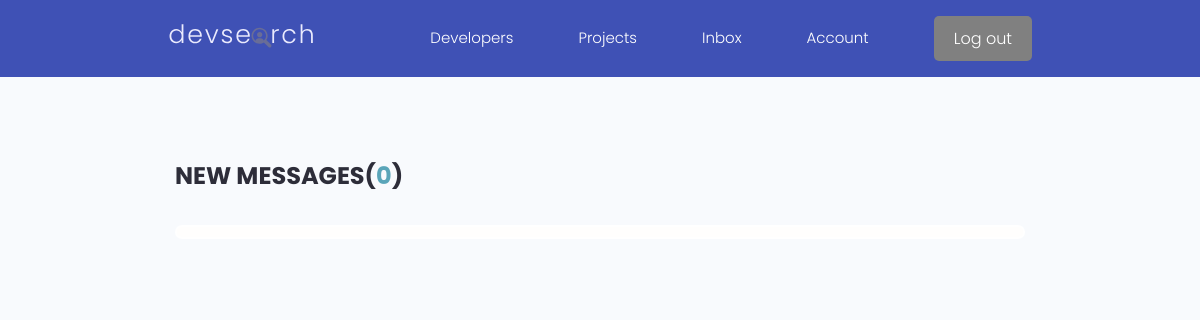
Page /inbox/ (signed in) on the earlier database version.
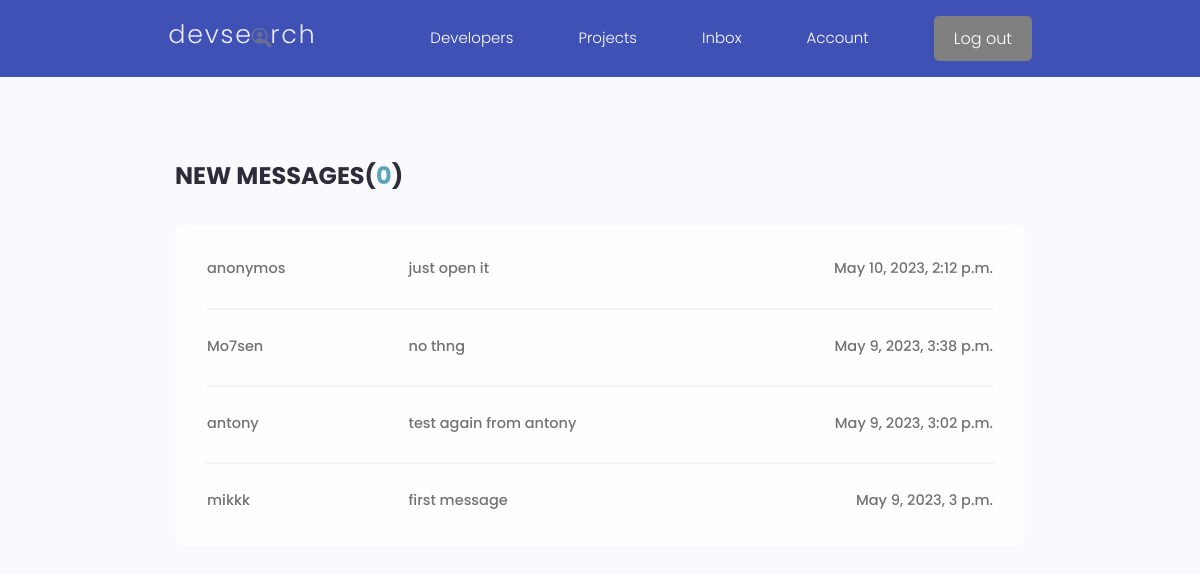
Same page on the later database version.
### users/models.py (models this page shows, shortened)
class Message(models.Model):
    sender = models.ForeignKey(Profile, on_delete=models.SET_NULL, null=True , blank=True)
    recipient = models.ForeignKey(Profile, on_delete=models.SET_NULL, null=True , blank=True,related_name="messages")
    name = models.CharField(max_length=200,null=True,blank=True)
    email = models.EmailField(max_length=200,null=True,blank=True)
    subject = models.CharField(max_length=200,null=True,blank=True)
    body = models.TextField()
    is_read = models.BooleanField(default=False,null=True)
    created = models.DateTimeField(auto_now_add=True)
    id = models.UUIDField(default=uuid.uuid4, unique = True,
                          primary_key=True,editable=False)
    class Meta:
        ordering = ['is_read' , '-created']

### users/views.py (the view)
# urls.py: path('inbox/',views.inbox , name = 'inbox'),
@login_required(login_url='login')
def inbox(request):
   profile = request.user.profile
   messageRequests = profile.messages.all()
   unreadCount = messageRequests.filter(is_read=False).count()
   context = {'messageRequests' : messageRequests , 'unreadCount' : unreadCount}
   return render(request,'users/inbox.html',context)

### users/templates/users/inbox.html
{% extends 'main.html' %}
{% block content %}
<main class="inbox my-xl">
    <div class="content-box">
      <h3 class="inbox__title">New Messages(<span>{{unreadCount}}</span>)</h3>
      <ul class="messages">
        {% for message in messageRequests %}
          {% if message.is_read == False %}
          <li class="message message--unread">
            {% else %}
            <li class="message">
          {% endif %}
          <a href="{% url 'message' message.id %}">
            <span class="message__author">{{message.name}}</span>
            <span class="message__subject">{{message.subject}}</span>
            <span class="message__date">{{message.created}}</span>
          </a>
        </li>
        {% endfor %}
      </ul>
    </div>
  </main>
  {% endblock %}

Differences in the rows shown:
added Message: name "anonymos", subject "just open it", created "May 10, 2023, 2:12 p.m."
added Message: name "Mo7sen", subject "no thng", created "May 9, 2023, 3:38 p.m."
added Message: name "antony", subject "test again from antony", created "May 9, 2023, 3:02 p.m."
added Message: name "mikkk", subject "first message", created "May 9, 2023, 3 p.m."
